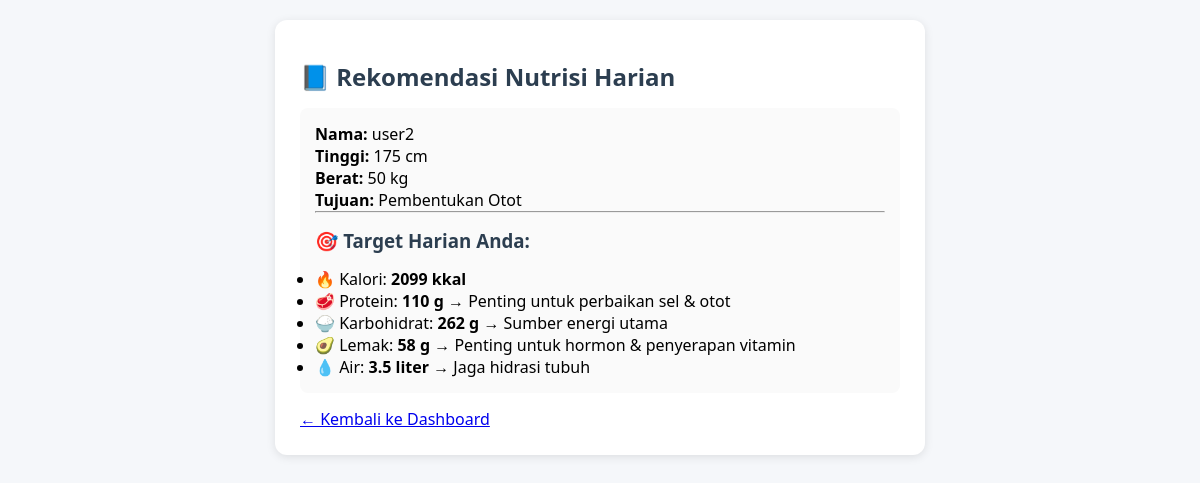
Screenshot of /rekomendasi.php (signed in) with the database file from the repository.
### tables this page shows
CREATE TABLE `users` (
  `id` int NOT NULL,
  `username` varchar(50) NOT NULL,
  `email` varchar(100) NOT NULL,
  `password` varchar(255) NOT NULL,
  `security_question_1` varchar(255) DEFAULT NULL,
  `security_answer_1` varchar(255) DEFAULT NULL,
  `security_question_2` varchar(255) DEFAULT NULL,
  `security_answer_2` varchar(255) DEFAULT NULL,
  `reset_token` varchar(100) DEFAULT NULL,
  `reset_token_expiry` datetime DEFAULT NULL,
  `nama_lengkap` varchar(100) NOT NULL,
  `usia` int NOT NULL,
  `gender` enum('L','P') NOT NULL COMMENT 'L = Laki-laki, P = Perempuan',
  `tinggi` int NOT NULL COMMENT 'dalam cm',
  `berat` int NOT NULL COMMENT 'dalam kg',
  `aktivitas` enum('rendah','sedang','tinggi') NOT NULL,
  `tujuan` enum('kesehatan','diet','otot') NOT NULL DEFAULT 'kesehatan',
  `berat_target` int DEFAULT NULL COMMENT 'hanya diisi jika tujuan bukan kesehatan',
  `created_at` timestamp NULL DEFAULT CURRENT_TIMESTAMP
);

### includes/functions.php (called while the page is built, shortened)
<?php
function hitungTDEE($berat, $tinggi, $usia, $gender, $aktivitas, $tujuan) {
    $bmr = ($gender === 'L')
        ? (10 * $berat + 6.25 * $tinggi - 5 * $usia + 5)
        : (10 * $berat + 6.25 * $tinggi - 5 * $usia - 161);
    switch($aktivitas) {
        case 'rendah':
            $faktor = 1.2;
            break;
    }
    $tdee = $bmr * $faktor;
    if ($tujuan === 'diet') $tdee -= 500;
    elseif ($tujuan === 'otot') $tdee += 300;
    return max(1200, round($tdee));
}
function rekomendasiNutrisi($tdee, $tujuan, $berat) {
    if ($tujuan === 'diet') {
        return [
            'kalori' => $tdee,
            'protein' => round(2.2 * $berat),
            'karbohidrat' => round(($tdee * 0.4) / 4),
            'lemak' => round(($tdee * 0.3) / 9),
            'air' => 2.5
        ];
    } elseif ($tujuan === 'otot') {
        return [
            'kalori' => $tdee,
            'protein' => round(2.2 * $berat),
            'karbohidrat' => round(($tdee * 0.5) / 4),
            'lemak' => round(($tdee * 0.25) / 9),
            'air' => 3.5
        ];
    }
}
?>

### rekomendasi.php (the view, shortened to what this page needs)
<?php
require 'config.php';
require 'includes/functions.php';
$user_id = $_SESSION['user_id'];
$stmt = $pdo->prepare("SELECT * FROM users WHERE id = ?");
$stmt->execute([$user_id]);
$user = $stmt->fetch();
$tdee = hitungTDEE($user['berat'], $user['tinggi'], $user['usia'], $user['gender'], $user['aktivitas'], $user['tujuan'], $user['berat_target']);
$rekom = rekomendasiNutrisi($tdee, $user['tujuan'], $user['berat']);
?>
<!DOCTYPE html>
<html>
<head>
    <link rel="stylesheet" href="style.css">
</head>
<body>
    <div class="container">
        <h2>📘 Rekomendasi Nutrisi Harian</h2>
        <div class="card">
            <p><strong>Nama:</strong> <?= htmlspecialchars($user['nama_lengkap']) ?></p>
            <p><strong>Tinggi:</strong> <?= $user['tinggi'] ?> cm</p>
            <p><strong>Berat:</strong> <?= $user['berat'] ?> kg</p>
            <p><strong>Tujuan:</strong>
                <?php
                echo match($user['tujuan']) {
                    'kesehatan' => 'Jaga Kesehatan',
                    'diet' => 'Diet menuju ' . $user['berat_target'] . ' kg',
                    'otot' => 'Pembentukan Otot',
                    default => 'Tidak diketahui'
                };
                ?>
            </p>
            <hr>
            <h3>🎯 Target Harian Anda:</h3>
            <ul>
                <li>🔥 Kalori: <strong><?= $rekom['kalori'] ?> kkal</strong></li>
                <li>🥩 Protein: <strong><?= $rekom['protein'] ?> g</strong> → Penting untuk perbaikan sel & otot</li>
                <li>🍚 Karbohidrat: <strong><?= $rekom['karbohidrat'] ?> g</strong> → Sumber energi utama</li>
                <li>🥑 Lemak: <strong><?= $rekom['lemak'] ?> g</strong> → Penting untuk hormon & penyerapan vitamin</li>
                <li>💧 Air: <strong><?= $rekom['air'] ?> liter</strong> → Jaga hidrasi tubuh</li>
            </ul>
        </div>
        <p><a href="dashboard.php">← Kembali ke Dashboard</a></p>
    </div>
</body>
</html>

### style.css (style rules this page uses)
* { margin:0; padding:0; box-sizing:border-box; }
body { font-family: 'Segoe UI', sans-serif; background: #f5f7fa; padding: 20px; }
.container { max-width: 650px; margin: 0 auto; background: white; padding: 25px; border-radius: 12px; box-shadow: 0 2px 10px rgba(0,0,0,0.1); }
h2, h3 { margin: 15px 0; color: #2c3e50; }
.card { background: #fafafa; padding: 15px; border-radius: 8px; margin: 15px 0; }

### rows the page displays
users: nama_lengkap "user2", tinggi "175", berat "50", tujuan "Pembentukan Otot"

### other values shown
$rekom['kalori'] "2099"
$rekom['protein'] "110"
$rekom['karbohidrat'] "262"
$rekom['lemak'] "58"
$rekom['air'] "3.5"
